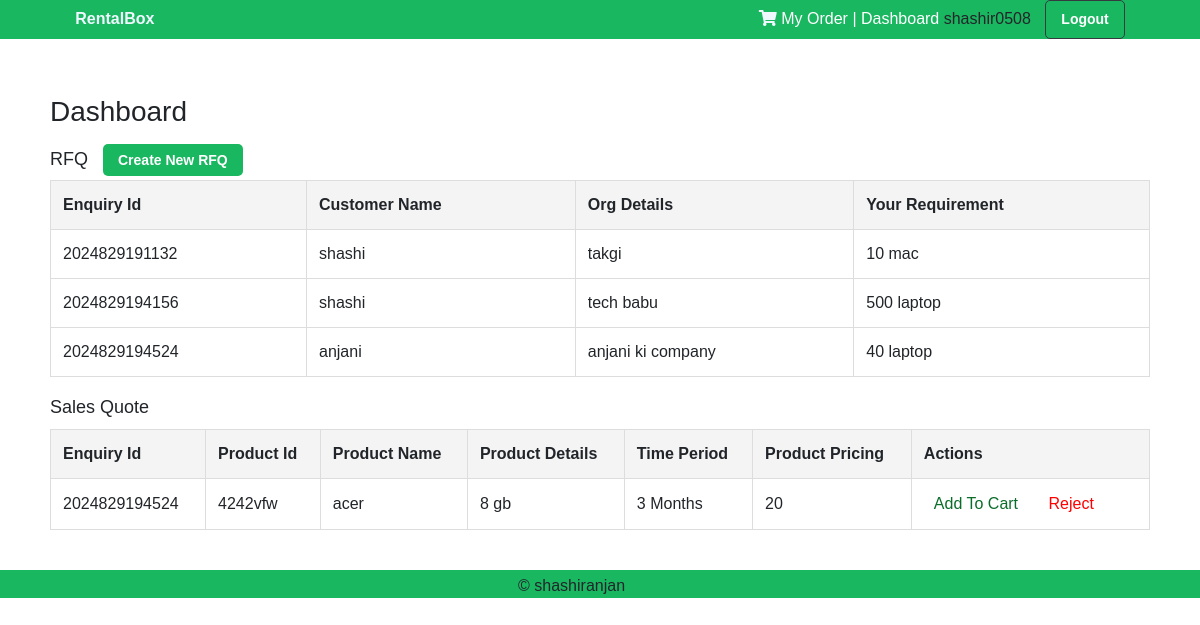
/dashboard/ (signed in), run on the app's committed database.
### warehouse/models.py (models this page shows)
class EnquiryDetails(models.Model):
    user = models.ForeignKey(User, on_delete=models.CASCADE, null = True)
    enquiry_id = models.CharField(max_length=64, null = True)
    customer_name = models.CharField(max_length=64, null = True)
    your_email = models.EmailField(max_length = 128, null = True)
    phone_number = PhoneField(blank=True, help_text='Contact phone number')
    org_details = models.CharField(max_length=64, null= True)
    your_requirement = models.CharField(max_length=64, null = True)

class SalesQuoteDetails(models.Model):
    enquiry = models.ForeignKey(EnquiryDetails,on_delete=models.CASCADE)
    sales_quote_id = models.CharField(max_length=64, null = True)
    product_obj = models.ForeignKey(Products,on_delete=models.CASCADE, null=True)
    product_name = models.CharField(max_length=264, null = True)   #
    product_id = models.CharField(max_length = 128, null = True)   #
    qty= models.IntegerField(null = True)
    product_details = models.CharField(max_length = 128, null = True)  #
    time_period = models.CharField(choices=CATEGORY_CHOICES, max_length = 200, null = True, default="Other")
    pricing = models.CharField(max_length=64, null = True)  #
    added_to_cart = models.BooleanField(default=False)
    sq_reject= models.BooleanField(default=False)

### warehouse/views.py (the view)
# urls.py: path('dashboard/',views.dashboard_view, name='dashboard'),
@login_required(login_url='/login/')
def dashboard_view(request):
    username= request.user.email
    name = username.split('@')[0]
    role=request.user.role
    if role == 'ADMIN':
        data= EnquiryDetails.objects.all()
    else:
        data= request_for_quote_view(request)
    sales_quote = SalesQuoteDetails.objects.filter(added_to_cart=False, sq_reject=False)
    return render(request, 'dashboard.html',{'data':data,'sales_quote':sales_quote, 'name':name,'role':role})

### warehouse/views.py (called while the page is built)
@login_required(login_url='/login/')
def request_for_quote_view(request):
    data = EnquiryDetails.objects.filter(user=request.user)
    return data

### warehouse/templates/dashboard.html (shortened to what this page needs)
{% extends 'layout/app.html' %}
{% load static %}
        {% block content %}
        <head>
            <link rel = "stylesheet" type="text/css" href="{% static '/warehouse/css/dashboard.css' %}">
        </head>
        <body>
    <div class="header" style=" background-color: rgb(26, 183, 97); text-align: center; left: 0%; width: 100%; ">
        <p>
            <span style="margin-right: 50%; color: aliceblue; font-weight: bold;"><a href="{% url 'index' %}" style="text-decoration: none;color: aliceblue;">RentalBox</a></span>
            {% if name != 'AnonymousUser' %}
            <span class="cart-icon"><a href="{% url 'mycart' %}"><i class="fas fa-shopping-cart" style="color: aliceblue;"></i></a></span>
            <span><a style="color: white; text-decoration: none;" href="{% url 'myorder' %}">My Order</a></span>
            <span><a style="color: white; text-decoration: none;" href="{% url 'dashboard' %}">| Dashboard</a></span>
            <span>{{ name }} <a href="{% url 'logout' %}" class="btn btn-dark">Logout</a></span>
            {% else %}
                <span><a href="{% url 'login' %}">SignIn</a> <a href="{% url 'register' %}">/ SignUp</a></span>
            {% endif %}
        </p>
    </div>
        <div class="container">
            <h3>Dashboard</h3>
            <h4>RFQ
                <a href="{% url 'enquiry' %}" class="btn-dark" style="text-decoration: none;">Create New RFQ</a>
            </h4>
            <table>
                <thead>
                    <tr>
                        <th>Enquiry Id</th>
                        <th>Customer Name</th>
                        <th>Org Details</th>
                        <th>Your Requirement</th>
                    </tr>
                </thead>
                <tbody>
                    {% for val in data %}
                    <tr>
                        <td>{{ val.enquiry_id }}</td>
                        <td>{{ val.customer_name }}</td>
                        <td>{{ val.org_details }}</td>
                        <td>{{ val.your_requirement }}</td>
                    </tr>
                    {% endfor %}
                </tbody>
            </table>
            <h4>Sales Quote
            </h4>
            <table>
                <thead>
                    <tr>
                        <th>Enquiry Id</th>
                        <th>Product Id</th>
                        <th>Product Name</th>
                        <th>Product Details</th>
                        <th>Time Period</th>
                        <th>Product Pricing</th>
                        <th>Actions</th>
                    </tr>
                </thead>
                <tbody>
                    {% for val in data %}
                        {% for products in sales_quote %}
                        {% if products.enquiry.enquiry_id == val.enquiry_id %}
                        <tr>
                            <td>{{ val.enquiry_id }}</td>
                            <td>{{ products.product_id }}</td>
                            <td>{{ products.product_name }}</td>
                            <td>{{ products.product_details }}</td>
                            <td>{{ products.time_period }}</td>
                            <td>{{ products.pricing }}</td>
                            <td class="actions">
                                <a href="{% url 'add_to_cart' id=products.sales_quote_id %}" class="add-to-cart-btn" onclick="addToCart()">Add To Cart</a>
                                <button class="btn-reject">
                                    <a href="{% url 'reject_sales_quote' id=products.sales_quote_id %}">Reject</a>
                                </button>
                            </td>
                        </tr>
                        {% endif %}
                        {% endfor %}
                    {% endfor %}
                </tbody>
            </table>
        </div>
        <div class="footer" style="background-color: rgb(26, 183, 97); text-align: center; left: 0%; width: 100%; bottom: 0%;  ">
            <p>&copy shashiranjan<a href="https://www.linkedin.com/in/shashiranjan05/" ><i class="fa fa-linkedin-square" style="font-size:24px; color: black;"></i></a> &nbsp;<a href="https://github.com/shashiranjan05"><i class="fa fa-github-square" style="font-size:24px; color: black;" ></i></a>
            </p>
        </div>
        </body>
    {% endblock %}

### warehouse/static/warehouse/css/dashboard.css (style rules this page uses)
body { font-family: Arial, sans-serif; margin: 0; padding: 0; box-sizing: border-box; }
.container { padding: 20px; }
h3 { text-align: left; margin-top: 20px; }
h4 { margin: 20px 0 10px; font-size: 18px; }
table { width: 100%; border-collapse: collapse; margin-bottom: 20px; }
th, td { padding: 12px; text-align: left; border: 1px solid #ddd; }
th { background-color: #f4f4f4; }
.btn-dark { text-decoration: none; color: white; background-color: rgb(26, 183, 97); padding: 8px 15px; border-radius: 5px; font-size: 14px; font-weight: bold; transition: background-color 0.3s, transform 0.3s; margin-left: 10px; }
.actions button { background: none; border: none; cursor: pointer; margin-right: 5px; }
.actions a { text-decoration: none; color: rgb(10, 109, 41); padding: 5px 10px; }
.actions .btn-reject a { color: red; }

### warehouse/templates/dashboard.html (style rules this page uses)
body { font-family: Arial, sans-serif; margin: 0; padding: 0; box-sizing: border-box; }
.container { padding: 20px; }
h3 { text-align: left; margin-top: 20px; }
h4 { margin: 20px 0 10px; font-size: 18px; }
table { width: 100%; border-collapse: collapse; margin-bottom: 20px; }
th, td { padding: 12px; text-align: left; border: 1px solid #ddd; }
th { background-color: #f4f4f4; }
.btn-dark { text-decoration: none; color: white; background-color: rgb(26, 183, 97); padding: 8px 15px; border-radius: 5px; font-size: 14px; font-weight: bold; transition: background-color 0.3s, transform 0.3s; margin-left: 10px; }
.actions button { background: none; border: none; cursor: pointer; margin-right: 5px; }
.actions a { text-decoration: none; color: rgb(10, 109, 41); padding: 5px 10px; }
.actions .btn-reject a { color: red; }

### data on the page
EnquiryDetails: enquiry_id "2024829191132", customer_name "shashi", org_details "takgi", your_requirement "10 mac"
EnquiryDetails: enquiry_id "2024829194156", customer_name "shashi", org_details "tech babu", your_requirement "500 laptop"
EnquiryDetails: enquiry_id "2024829194524", customer_name "anjani", org_details "anjani ki company", your_requirement "40 laptop"
SalesQuoteDetails: product_id "4242vfw", product_name "acer", product_details "8 gb", time_period "3 Months", pricing "20"

### other printed values
{{ name }} "shashir0508"
